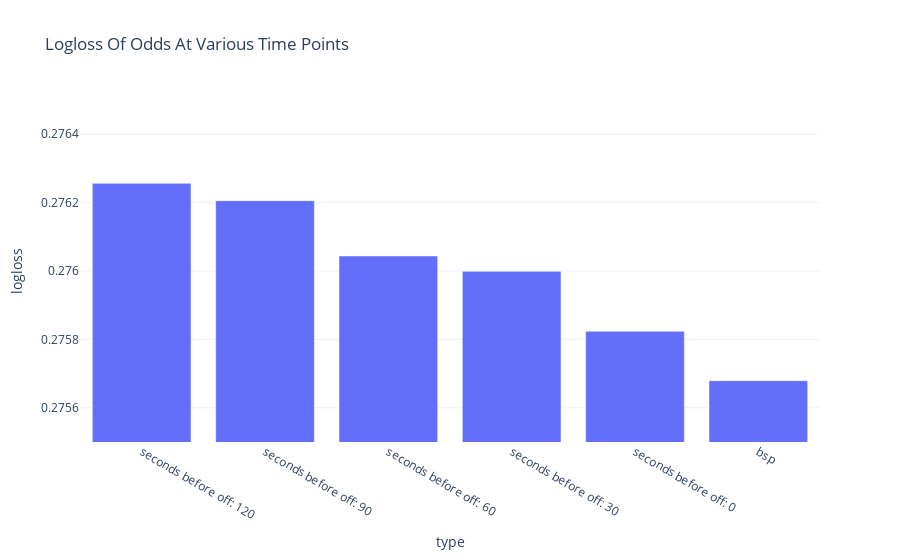

The notebook cell saved with this chart:
### Code cell
# And in chart form
fig = px.bar(
    accuracyFrame.groupby('type', as_index = False).apply(lambda x: log_loss(y_pred=1/x['odds'],y_true=x['win'])).rename(columns = {None: 'logloss'}).sort_values('logloss', ascending = False),
    x = "type",
    y = "logloss",
    template = "plotly_white",
    title = "Logloss Of Odds At Various Time Points"
)
fig.update_yaxes(range=[.2755, .2765])
fig.show()

### Figure 1 — Plotly figure (JSON) as saved in the notebook; plotly's stock layout.template omitted (floating-point values rounded to 4 significant figures)
{"data": [{"alignmentgroup": "True", "hovertemplate": "type=%{x}<br>logloss=%{y}<extra></extra>", "legendgroup": "", "marker": {"color": "#636efa", "pattern": {"shape": ""}}, "name": "", "offsetgroup": "", "orientation": "v", "showlegend": false, "textposition": "auto", "type": "bar", "x": ["seconds before off: 120", "seconds before off: 90", "seconds before off: 60", "seconds before off: 30", "seconds before off: 0", "bsp"], "xaxis": "x", "y": [0.2763, 0.2762, 0.276, 0.276, 0.2758, 0.2757], "yaxis": "y"}], "layout": {"barmode": "relative", "legend": {"tracegroupgap": 0}, "title": {"text": "Logloss Of Odds At Various Time Points"}, "xaxis": {"anchor": "y", "domain": [0, 1], "title": {"text": "type"}}, "yaxis": {"anchor": "x", "domain": [0, 1], "range": [0.2755, 0.2765], "title": {"text": "logloss"}}}}
